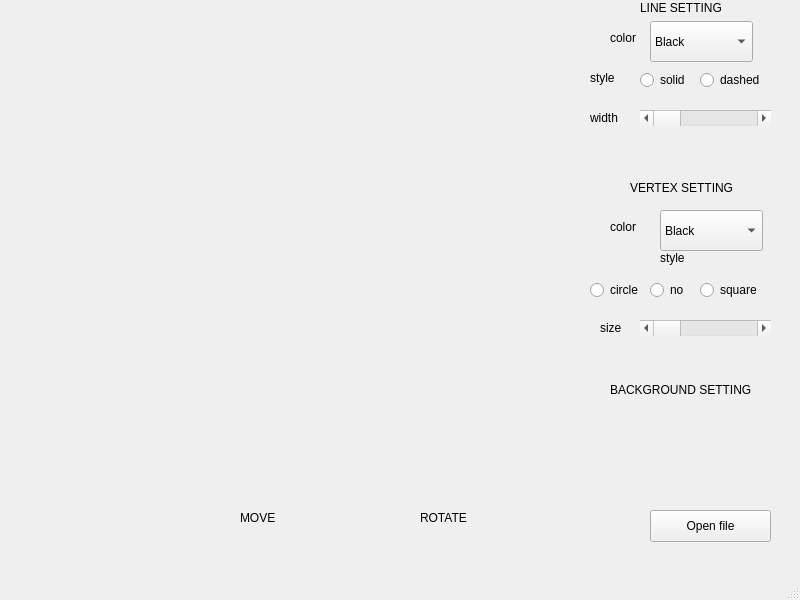
<?xml version="1.0" encoding="UTF-8"?>
<ui version="4.0">
 <class>MainWindow</class>
 <widget class="QMainWindow" name="MainWindow">
  <property name="geometry">
   <rect>
    <x>0</x>
    <y>0</y>
    <width>800</width>
    <height>600</height>
   </rect>
  </property>
  <property name="windowTitle">
   <string>MainWindow</string>
  </property>
  <widget class="QWidget" name="centralwidget">
   <widget class="QWidget" name="widget" native="true">
    <property name="geometry">
     <rect>
      <x>29</x>
      <y>19</y>
      <width>521</width>
      <height>431</height>
     </rect>
    </property>
   </widget>
   <widget class="QPushButton" name="pushButton">
    <property name="geometry">
     <rect>
      <x>650</x>
      <y>510</y>
      <width>121</width>
      <height>32</height>
     </rect>
    </property>
    <property name="text">
     <string>Open file</string>
    </property>
   </widget>
   <widget class="QLabel" name="label">
    <property name="geometry">
     <rect>
      <x>640</x>
      <y>0</y>
      <width>91</width>
      <height>16</height>
     </rect>
    </property>
    <property name="text">
     <string>LINE SETTING</string>
    </property>
   </widget>
   <widget class="QLabel" name="label_2">
    <property name="geometry">
     <rect>
      <x>630</x>
      <y>180</y>
      <width>111</width>
      <height>16</height>
     </rect>
    </property>
    <property name="text">
     <string>VERTEX SETTING</string>
    </property>
   </widget>
   <widget class="QLabel" name="label_3">
    <property name="geometry">
     <rect>
      <x>610</x>
      <y>380</y>
      <width>161</width>
      <height>20</height>
     </rect>
    </property>
    <property name="text">
     <string>BACKGROUND SETTING</string>
    </property>
   </widget>
   <widget class="QLabel" name="label_4">
    <property name="geometry">
     <rect>
      <x>610</x>
      <y>30</y>
      <width>58</width>
      <height>16</height>
     </rect>
    </property>
    <property name="text">
     <string>color</string>
    </property>
   </widget>
   <widget class="QComboBox" name="line_color">
    <property name="geometry">
     <rect>
      <x>650</x>
      <y>21</y>
      <width>103</width>
      <height>41</height>
     </rect>
    </property>
    <item>
     <property name="text">
      <string>Black</string>
     </property>
    </item>
    <item>
     <property name="text">
      <string>Write</string>
     </property>
    </item>
    <item>
     <property name="text">
      <string>Red</string>
     </property>
    </item>
    <item>
     <property name="text">
      <string>Green</string>
     </property>
    </item>
    <item>
     <property name="text">
      <string>Blue</string>
     </property>
    </item>
   </widget>
   <widget class="QLabel" name="label_5">
    <property name="geometry">
     <rect>
      <x>590</x>
      <y>70</y>
      <width>58</width>
      <height>16</height>
     </rect>
    </property>
    <property name="text">
     <string>style</string>
    </property>
   </widget>
   <widget class="QRadioButton" name="line_solid">
    <property name="geometry">
     <rect>
      <x>640</x>
      <y>70</y>
      <width>61</width>
      <height>20</height>
     </rect>
    </property>
    <property name="text">
     <string>solid</string>
    </property>
   </widget>
   <widget class="QRadioButton" name="line_dashed">
    <property name="geometry">
     <rect>
      <x>700</x>
      <y>70</y>
      <width>99</width>
      <height>20</height>
     </rect>
    </property>
    <property name="text">
     <string>dashed</string>
    </property>
   </widget>
   <widget class="QLabel" name="label_6">
    <property name="geometry">
     <rect>
      <x>590</x>
      <y>110</y>
      <width>58</width>
      <height>16</height>
     </rect>
    </property>
    <property name="text">
     <string>width</string>
    </property>
   </widget>
   <widget class="QScrollBar" name="line_width">
    <property name="geometry">
     <rect>
      <x>640</x>
      <y>110</y>
      <width>131</width>
      <height>16</height>
     </rect>
    </property>
    <property name="orientation">
     <enum>Qt::Horizontal</enum>
    </property>
   </widget>
   <widget class="QLabel" name="label_7">
    <property name="geometry">
     <rect>
      <x>660</x>
      <y>250</y>
      <width>58</width>
      <height>16</height>
     </rect>
    </property>
    <property name="text">
     <string>style</string>
    </property>
   </widget>
   <widget class="QRadioButton" name="line_dashed_2">
    <property name="geometry">
     <rect>
      <x>700</x>
      <y>280</y>
      <width>99</width>
      <height>20</height>
     </rect>
    </property>
    <property name="text">
     <string>square</string>
    </property>
   </widget>
   <widget class="QScrollBar" name="line_width_2">
    <property name="geometry">
     <rect>
      <x>640</x>
      <y>320</y>
      <width>131</width>
      <height>16</height>
     </rect>
    </property>
    <property name="orientation">
     <enum>Qt::Horizontal</enum>
    </property>
   </widget>
   <widget class="QLabel" name="label_8">
    <property name="geometry">
     <rect>
      <x>610</x>
      <y>219</y>
      <width>58</width>
      <height>16</height>
     </rect>
    </property>
    <property name="text">
     <string>color</string>
    </property>
   </widget>
   <widget class="QRadioButton" name="vertex_circle">
    <property name="geometry">
     <rect>
      <x>590</x>
      <y>280</y>
      <width>61</width>
      <height>20</height>
     </rect>
    </property>
    <property name="text">
     <string>circle</string>
    </property>
   </widget>
   <widget class="QLabel" name="label_9">
    <property name="geometry">
     <rect>
      <x>600</x>
      <y>320</y>
      <width>31</width>
      <height>16</height>
     </rect>
    </property>
    <property name="text">
     <string>size</string>
    </property>
   </widget>
   <widget class="QRadioButton" name="vertex_no">
    <property name="geometry">
     <rect>
      <x>650</x>
      <y>280</y>
      <width>61</width>
      <height>20</height>
     </rect>
    </property>
    <property name="text">
     <string>no</string>
    </property>
   </widget>
   <widget class="QComboBox" name="line_color_2">
    <property name="geometry">
     <rect>
      <x>660</x>
      <y>210</y>
      <width>103</width>
      <height>41</height>
     </rect>
    </property>
    <item>
     <property name="text">
      <string>Black</string>
     </property>
    </item>
    <item>
     <property name="text">
      <string>Write</string>
     </property>
    </item>
    <item>
     <property name="text">
      <string>Red</string>
     </property>
    </item>
    <item>
     <property name="text">
      <string>Green</string>
     </property>
    </item>
    <item>
     <property name="text">
      <string>Blue</string>
     </property>
    </item>
   </widget>
   <widget class="QLabel" name="label_10">
    <property name="geometry">
     <rect>
      <x>420</x>
      <y>510</y>
      <width>51</width>
      <height>16</height>
     </rect>
    </property>
    <property name="text">
     <string>ROTATE</string>
    </property>
   </widget>
   <widget class="QLabel" name="label_11">
    <property name="geometry">
     <rect>
      <x>240</x>
      <y>510</y>
      <width>51</width>
      <height>16</height>
     </rect>
    </property>
    <property name="text">
     <string>MOVE</string>
    </property>
   </widget>
  </widget>
  <widget class="QMenuBar" name="menubar">
   <property name="geometry">
    <rect>
     <x>0</x>
     <y>0</y>
     <width>800</width>
     <height>24</height>
    </rect>
   </property>
  </widget>
  <widget class="QStatusBar" name="statusbar"/>
 </widget>
 <resources/>
 <connections/>
</ui>
